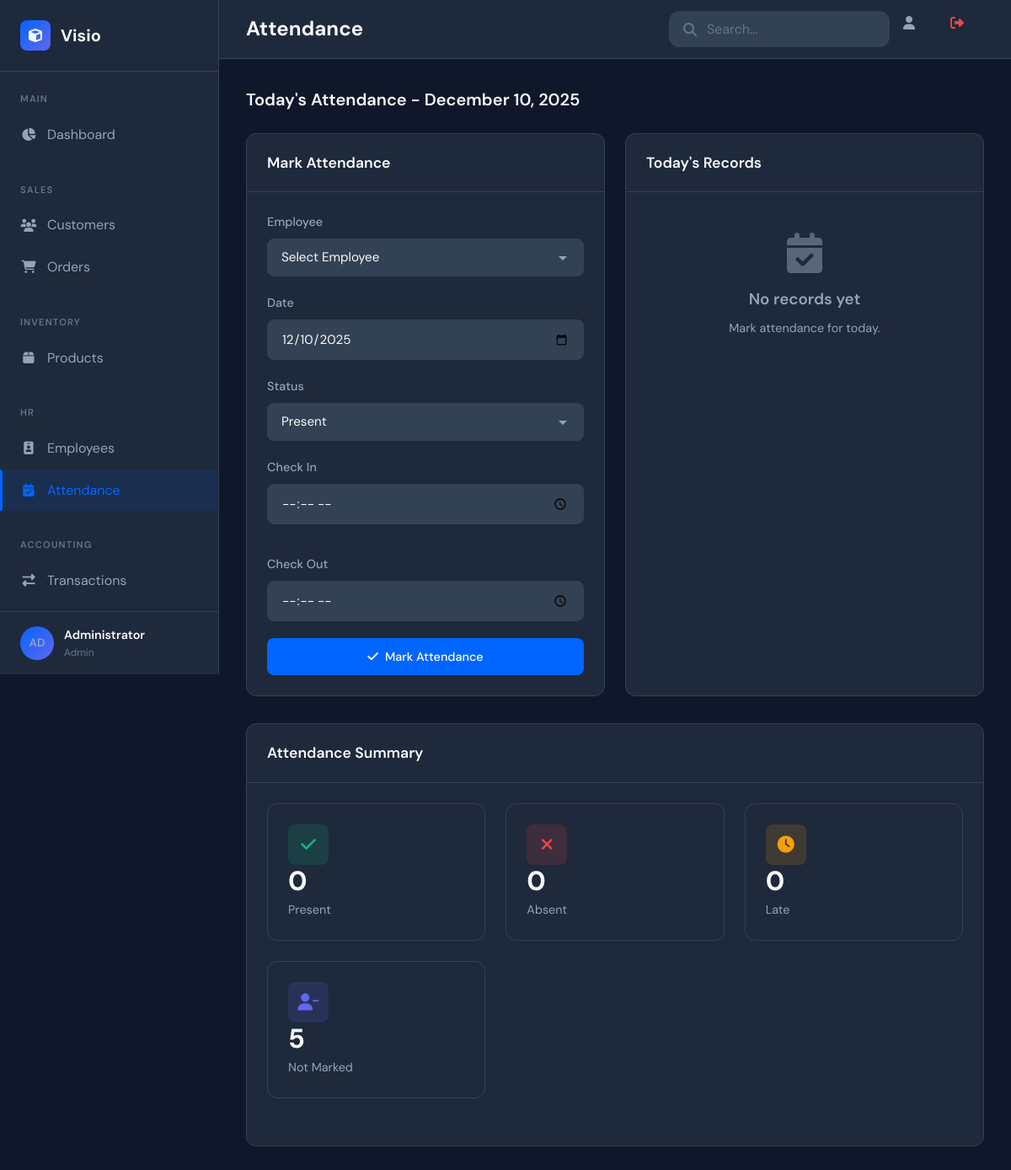
Page /attendance (signed in) on the committed database.
### app.py (models this page shows, shortened)
class User(UserMixin, db.Model):
    id = db.Column(db.Integer, primary_key=True)
    email = db.Column(db.String(120), unique=True, nullable=False)
    password_hash = db.Column(db.String(256), nullable=False)
    full_name = db.Column(db.String(100), nullable=False)
    role = db.Column(db.String(20), default='user')
    is_active = db.Column(db.Boolean, default=True)
    created_at = db.Column(db.DateTime, default=datetime.utcnow)
    last_login = db.Column(db.DateTime)
    def get_initials(self):
        names = self.full_name.split()
        if len(names) >= 2:
            return f"{names[0][0]}{names[1][0]}".upper()
        return self.full_name[:2].upper()

### app.py (the view)
@app.route('/attendance')
@login_required
def attendance():
    today = datetime.now().date()
    return render_template('attendance.html', attendances=Attendance.query.filter_by(date=today).all(), employees=Employee.query.filter_by(status='active').all(), today=today)

### app.py (called while the page is built)
@login_manager.user_loader
def load_user(user_id):
    return User.query.get(int(user_id))

### templates/attendance.html (shortened to what this page needs)
{% extends "base.html" %}
{% block page_title %}Attendance{% endblock %}
{% block content %}
<div class="section-header">
    <h2 class="section-title">Today's Attendance - {{ today.strftime('%B %d, %Y') }}</h2>
</div>
<div class="charts-grid">
    <div class="card">
        <div class="card-header">
            <h3 class="card-title">Mark Attendance</h3>
        </div>
        <div class="card-body">
            <form action="{{ url_for('mark_attendance') }}" method="POST">
                <div class="form-group">
                    <label class="form-label">Employee</label>
                    <select name="employee_id" class="form-control" required>
                        <option value="">Select Employee</option>
                    </select>
                </div>
                <div class="form-group">
                    <label class="form-label">Date</label>
                    <input type="date" name="date" class="form-control" value="{{ today.strftime('%Y-%m-%d') }}" required>
                </div>
                <div class="form-group">
                    <label class="form-label">Status</label>
                    <select name="status" class="form-control">
                        <option value="present">Present</option>
                    </select>
                </div>
                <div class="form-row">
                    <div class="form-group">
                        <label class="form-label">Check In</label>
                        <input type="time" name="check_in" class="form-control">
                    </div>
                    <div class="form-group">
                        <label class="form-label">Check Out</label>
                        <input type="time" name="check_out" class="form-control">
                    </div>
                </div>
                <button type="submit" class="btn btn-primary" style="width: 100%;">
                    <i class="fas fa-check"></i>
                    Mark Attendance
                </button>
            </form>
        </div>
    </div>
    <div class="card">
        <div class="card-header">
            <h3 class="card-title">Today's Records</h3>
        </div>
        <div class="card-body" style="padding: 0;">
            {% if attendances %}
            <table class="data-table">
                <thead>
                    <tr>
                        <th>Employee</th>
                        <th>Status</th>
                        <th>Check In</th>
                        <th>Check Out</th>
                    </tr>
                </thead>
                <tbody>
                    {% for att in attendances %}
                    <tr>
                        <td>{{ att.employee.name }}</td>
                        <td>
                            <span class="badge badge-{% if att.status == 'present' %}active{% elif att.status == 'absent' %}cancelled{% elif att.status == 'late' %}pending{% else %}shipped{% endif %}">
                                {{ att.status }}
                            </span>
                        </td>
                        <td>{{ att.check_in.strftime('%H:%M') if att.check_in else '-' }}</td>
                        <td>{{ att.check_out.strftime('%H:%M') if att.check_out else '-' }}</td>
                    </tr>
                    {% endfor %}
                </tbody>
            </table>
            {% else %}
            <div class="empty-state">
                <i class="fas fa-calendar-check"></i>
                <h3>No records yet</h3>
                <p>Mark attendance for today.</p>
            </div>
            {% endif %}
        </div>
    </div>
</div>
<div class="card mt-4">
    <div class="card-header">
        <h3 class="card-title">Attendance Summary</h3>
    </div>
    <div class="card-body">
        <div class="stats-grid">
            <div class="stat-card">
                <div class="stat-icon green">
                    <i class="fas fa-check"></i>
                </div>
                <div class="stat-value">{{ attendances|selectattr('status', 'equalto', 'present')|list|length }}</div>
                <div class="stat-label">Present</div>
            </div>
            <div class="stat-card">
                <div class="stat-icon red">
                    <i class="fas fa-times"></i>
                </div>
                <div class="stat-value">{{ attendances|selectattr('status', 'equalto', 'absent')|list|length }}</div>
                <div class="stat-label">Absent</div>
            </div>
            <div class="stat-card">
                <div class="stat-icon orange">
                    <i class="fas fa-clock"></i>
                </div>
                <div class="stat-value">{{ attendances|selectattr('status', 'equalto', 'late')|list|length }}</div>
                <div class="stat-label">Late</div>
            </div>
            <div class="stat-card">
                <div class="stat-icon purple">
                    <i class="fas fa-user-minus"></i>
                </div>
                <div class="stat-value">{{ employees|length - attendances|length }}</div>
                <div class="stat-label">Not Marked</div>
            </div>
        </div>
    </div>
</div>
{% endblock %}

### templates/base.html (shortened to what this page needs)
<!DOCTYPE html>
<html lang="en">
<head>
    <link rel="stylesheet" href="https://cdnjs.cloudflare.com/ajax/libs/font-awesome/6.4.0/css/all.min.css">
    <link rel="stylesheet" href="{{ url_for('static', filename='css/style.css') }}">
</head>
<body>
    <div class="app-container">
        <aside class="sidebar">
            <div class="sidebar-header">
                <div class="logo">
                    <i class="fas fa-cube"></i>
                    <span>Visio</span>
                </div>
            </div>
            <nav class="sidebar-nav">
                <div class="nav-section">
                    <span class="nav-section-title">Main</span>
                    <a href="{{ url_for('dashboard') }}" class="nav-item {% if request.endpoint == 'dashboard' %}active{% endif %}">
                        <i class="fas fa-chart-pie"></i><span>Dashboard</span>
                    </a>
                </div>
                <div class="nav-section">
                    <span class="nav-section-title">Sales</span>
                    <a href="{{ url_for('customers') }}" class="nav-item {% if 'customer' in request.endpoint %}active{% endif %}">
                        <i class="fas fa-users"></i><span>Customers</span>
                    </a>
                    <a href="{{ url_for('orders') }}" class="nav-item {% if 'order' in request.endpoint %}active{% endif %}">
                        <i class="fas fa-shopping-cart"></i><span>Orders</span>
                    </a>
                </div>
                <div class="nav-section">
                    <span class="nav-section-title">Inventory</span>
                    <a href="{{ url_for('products') }}" class="nav-item {% if 'product' in request.endpoint %}active{% endif %}">
                        <i class="fas fa-box"></i><span>Products</span>
                    </a>
                </div>
                <div class="nav-section">
                    <span class="nav-section-title">HR</span>
                    <a href="{{ url_for('employees') }}" class="nav-item {% if 'employee' in request.endpoint %}active{% endif %}">
                        <i class="fas fa-id-badge"></i><span>Employees</span>
                    </a>
                    <a href="{{ url_for('attendance') }}" class="nav-item {% if 'attendance' in request.endpoint %}active{% endif %}">
                        <i class="fas fa-calendar-check"></i><span>Attendance</span>
                    </a>
                </div>
                <div class="nav-section">
                    <span class="nav-section-title">Accounting</span>
                    <a href="{{ url_for('transactions') }}" class="nav-item {% if 'transaction' in request.endpoint %}active{% endif %}">
                        <i class="fas fa-exchange-alt"></i><span>Transactions</span>
                    </a>
                    <a href="{{ url_for('reports') }}" class="nav-item {% if 'report' in request.endpoint %}active{% endif %}">
                    </a>
                </div>
            </nav>
            <div class="sidebar-footer">
                <div class="user-info" style="cursor: pointer;" onclick="toggleUserMenu()">
                    <div class="user-avatar" style="background: linear-gradient(135deg, #0066FF, #6366F1); display: flex; align-items: center; justify-content: center; font-weight: 600; font-size: 0.85rem;">
                        {{ current_user.get_initials() }}
                    </div>
                    <div class="user-details">
                        <span class="user-name">{{ current_user.full_name }}</span>
                        <span class="user-role">{{ current_user.role|capitalize }}</span>
                    </div>
                </div>
            </div>
        </aside>
        <main class="main-content">
            <header class="content-header">
                <div class="header-left">
                    <h1 class="page-title">{% block page_title %}Dashboard{% endblock %}</h1>
                </div>
                <div class="header-right">
                    <div class="search-box"><i class="fas fa-search"></i><input type="text" placeholder="Search..."></div>
                    <a href="{{ url_for('profile') }}" class="notification-btn" title="Profile"><i class="fas fa-user"></i></a>
                    <a href="{{ url_for('logout') }}" class="notification-btn" title="Logout" style="color: #EF4444;"><i class="fas fa-sign-out-alt"></i></a>
                </div>
            </header>
            <div class="content-body">{% block content %}{% endblock %}</div>
        </main>
    </div>
</body>
</html>

### rows in the picture
User: get_initials "AD", full_name "Administrator", role "Admin"

### other values in the picture
{{ attendances|selectattr('status', 'equalto', 'present')|list|length }} "0"
{{ attendances|selectattr('status', 'equalto', 'absent')|list|length }} "0"
{{ attendances|selectattr('status', 'equalto', 'late')|list|length }} "0"
{{ employees|length - attendances|length }} "5"
